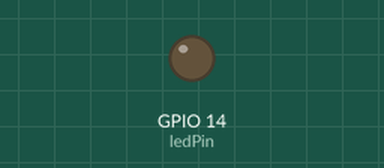
This sketch was run on a simulated ESP32. On the bench: output pins drawn as LEDs (lit = HIGH).

Above: at 0.05 s.
At 0.5 s:
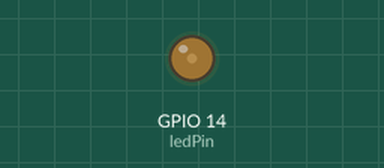
At 1.0 s:
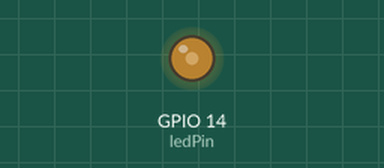
At 2.0 s:
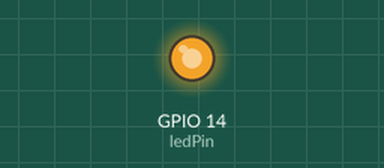
Timing chart, 0 to 4.6 s (numbered marks = the images above):
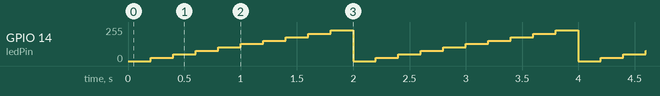

Measured:
- by itself, GPIO 14 (ledPin): repeats every 2.0 s: 51/255 0.20 s, 76/255 0.20 s, 102/255 0.20 s, 128/255 0.20 s, 152/255 0.20 s, 178/255 0.20 s, 203/255 0.20 s, 229/255 0.20 s, 0/255 0.20 s, 25/255 0.20 s

The sketch:

1_manipulacao_pwm.ino
```cpp
int ledPin = 14;

// INPUTS
int frequencia = 10000; // frequencia em Hz
int bits = 8;           // resolucao 2 a 12 bits
float duty_cycle;       // porcentagem de 0.01 a 0.99

// OUTPUT
float bytes;

void setup(){
  pinMode(ledPin, OUTPUT);
  ledcAttach(ledPin, frequencia, bits);
}

void loop(){
  for (int i=0; i<10; i++){
    duty_cycle = 0.1*i;
    bytes = duty_cycle*pow(2,bits);
    ledcWrite(ledPin, bytes);
    delay(200);          //Adicionado para que a variação de duty cycle seja visivel a olho nu em um LED
  }

}
```
